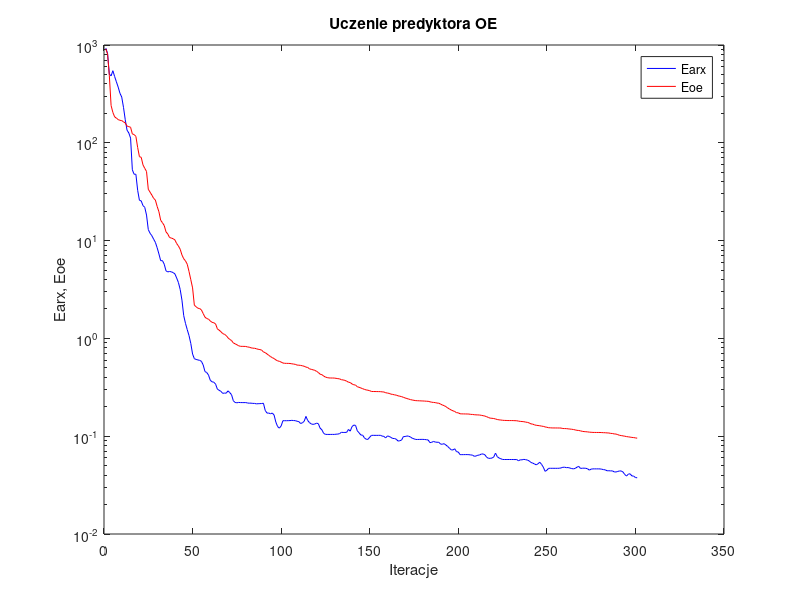
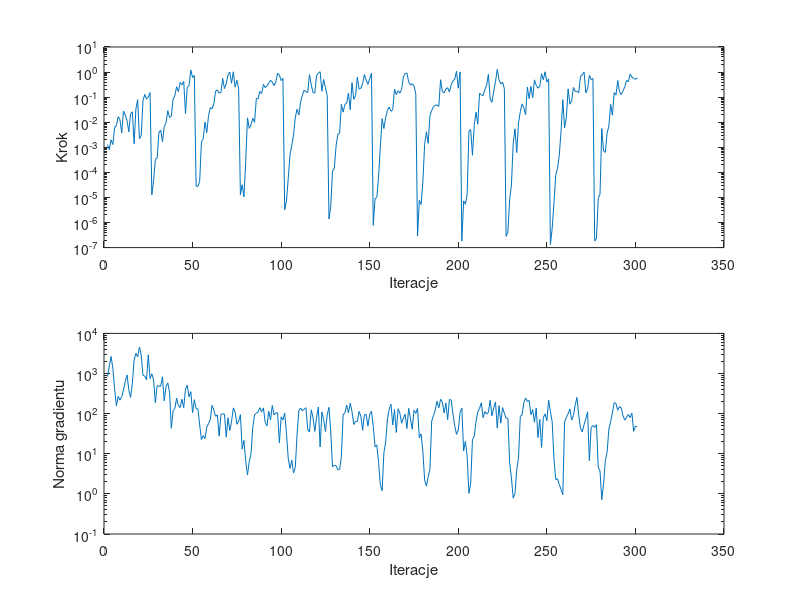

Write MATLAB code to recreate these figures, in order.
%uczenie predyktora oe
clear all;
n=0; farx(n+1)=9.279345e+002; foe(n+1)=9.136403e+002; wspucz(n+1)=0.000000e+000; ng(n+1)=0.000000e+000;
%odnowa zmiennej metryki
n=1; farx(n+1)=8.242329e+002; foe(n+1)=8.102149e+002; krok(n+1)=1.265228e-003; ng(n+1)=8.372225e+002;
n=2; farx(n+1)=5.038915e+002; foe(n+1)=4.903363e+002; krok(n+1)=8.034520e-004; ng(n+1)=1.538865e+003;
n=3; farx(n+1)=4.835714e+002; foe(n+1)=2.407360e+002; krok(n+1)=1.992740e-003; ng(n+1)=2.659645e+003;
n=4; farx(n+1)=5.458655e+002; foe(n+1)=2.045231e+002; krok(n+1)=1.291963e-003; ng(n+1)=1.345761e+003;
n=5; farx(n+1)=4.760638e+002; foe(n+1)=1.842733e+002; krok(n+1)=6.130766e-003; ng(n+1)=4.036294e+002;
n=6; farx(n+1)=4.200586e+002; foe(n+1)=1.787430e+002; krok(n+1)=7.431661e-003; ng(n+1)=1.558918e+002;
n=7; farx(n+1)=3.710640e+002; foe(n+1)=1.728395e+002; krok(n+1)=1.660195e-002; ng(n+1)=2.703280e+002;
n=8; farx(n+1)=3.209961e+002; foe(n+1)=1.697173e+002; krok(n+1)=1.269968e-002; ng(n+1)=2.168726e+002;
n=9; farx(n+1)=2.937558e+002; foe(n+1)=1.687615e+002; krok(n+1)=3.722051e-003; ng(n+1)=2.649907e+002;
n=10; farx(n+1)=2.305494e+002; foe(n+1)=1.638386e+002; krok(n+1)=2.788178e-002; ng(n+1)=3.883916e+002;
n=11; farx(n+1)=1.719292e+002; foe(n+1)=1.596491e+002; krok(n+1)=1.932256e-002; ng(n+1)=6.295415e+002;
n=12; farx(n+1)=1.346037e+002; foe(n+1)=1.483928e+002; krok(n+1)=1.178924e-002; ng(n+1)=9.245521e+002;
n=13; farx(n+1)=1.260979e+002; foe(n+1)=1.463481e+002; krok(n+1)=4.126056e-003; ng(n+1)=3.948964e+002;
n=14; farx(n+1)=1.117616e+002; foe(n+1)=1.441569e+002; krok(n+1)=2.127270e-002; ng(n+1)=2.531831e+002;
n=15; farx(n+1)=5.292210e+001; foe(n+1)=1.232054e+002; krok(n+1)=2.610641e-002; ng(n+1)=5.682731e+002;
n=16; farx(n+1)=4.769595e+001; foe(n+1)=1.213989e+002; krok(n+1)=1.387045e-003; ng(n+1)=2.180009e+003;
n=17; farx(n+1)=4.766906e+001; foe(n+1)=1.163990e+002; krok(n+1)=3.406610e-002; ng(n+1)=3.177427e+003;
n=18; farx(n+1)=3.266784e+001; foe(n+1)=8.954688e+001; krok(n+1)=7.925655e-002; ng(n+1)=2.593366e+003;
n=19; farx(n+1)=2.583102e+001; foe(n+1)=7.209788e+001; krok(n+1)=2.213894e-003; ng(n+1)=4.565709e+003;
n=20; farx(n+1)=2.548765e+001; foe(n+1)=7.111692e+001; krok(n+1)=2.914397e-003; ng(n+1)=2.887814e+003;
n=21; farx(n+1)=2.278441e+001; foe(n+1)=5.950336e+001; krok(n+1)=7.361186e-002; ng(n+1)=8.959157e+002;
n=22; farx(n+1)=2.190048e+001; foe(n+1)=5.481473e+001; krok(n+1)=1.286036e-001; ng(n+1)=8.671400e+002;
n=23; farx(n+1)=1.825379e+001; foe(n+1)=5.095324e+001; krok(n+1)=8.304721e-002; ng(n+1)=7.001543e+002;
n=24; farx(n+1)=1.296095e+001; foe(n+1)=3.349606e+001; krok(n+1)=1.011122e-001; ng(n+1)=2.942281e+003;
n=25; farx(n+1)=1.188112e+001; foe(n+1)=3.126960e+001; krok(n+1)=1.513424e-001; ng(n+1)=7.496730e+002;
%odnowa zmiennej metryki
n=26; farx(n+1)=1.122639e+001; foe(n+1)=2.921840e+001; krok(n+1)=1.272730e-005; ng(n+1)=9.843343e+002;
n=27; farx(n+1)=1.035959e+001; foe(n+1)=2.707976e+001; krok(n+1)=4.886973e-005; ng(n+1)=6.859740e+002;
n=28; farx(n+1)=9.599283e+000; foe(n+1)=2.597293e+001; krok(n+1)=3.301592e-004; ng(n+1)=1.862790e+002;
n=29; farx(n+1)=8.463617e+000; foe(n+1)=2.237680e+001; krok(n+1)=3.735658e-004; ng(n+1)=5.003432e+002;
n=30; farx(n+1)=7.309283e+000; foe(n+1)=1.973467e+001; krok(n+1)=3.902711e-003; ng(n+1)=4.806711e+002;
n=31; farx(n+1)=6.226751e+000; foe(n+1)=1.613126e+001; krok(n+1)=4.812762e-003; ng(n+1)=4.805396e+002;
n=32; farx(n+1)=6.242875e+000; foe(n+1)=1.523498e+001; krok(n+1)=1.670300e-003; ng(n+1)=8.284069e+002;
n=33; farx(n+1)=5.736099e+000; foe(n+1)=1.425975e+001; krok(n+1)=6.757425e-003; ng(n+1)=2.081045e+002;
n=34; farx(n+1)=4.906930e+000; foe(n+1)=1.228863e+001; krok(n+1)=9.338225e-003; ng(n+1)=4.723535e+002;
n=35; farx(n+1)=4.788008e+000; foe(n+1)=1.168295e+001; krok(n+1)=2.900728e-002; ng(n+1)=5.834299e+002;
n=36; farx(n+1)=4.832121e+000; foe(n+1)=1.075679e+001; krok(n+1)=1.555551e-002; ng(n+1)=3.432941e+002;
n=37; farx(n+1)=4.798114e+000; foe(n+1)=1.061802e+001; krok(n+1)=1.715934e-002; ng(n+1)=4.322441e+001;
n=38; farx(n+1)=4.709823e+000; foe(n+1)=1.045404e+001; krok(n+1)=8.276012e-002; ng(n+1)=1.184373e+002;
n=39; farx(n+1)=4.573337e+000; foe(n+1)=1.017443e+001; krok(n+1)=1.158784e-001; ng(n+1)=1.348285e+002;
n=40; farx(n+1)=4.154696e+000; foe(n+1)=9.342255e+000; krok(n+1)=2.601807e-001; ng(n+1)=2.425096e+002;
n=41; farx(n+1)=3.732727e+000; foe(n+1)=8.816934e+000; krok(n+1)=1.659775e-001; ng(n+1)=1.577092e+002;
n=42; farx(n+1)=3.168411e+000; foe(n+1)=8.162184e+000; krok(n+1)=3.874329e-001; ng(n+1)=1.422633e+002;
n=43; farx(n+1)=2.463240e+000; foe(n+1)=7.136993e+000; krok(n+1)=3.101349e-001; ng(n+1)=2.284812e+002;
n=44; farx(n+1)=1.708201e+000; foe(n+1)=6.519207e+000; krok(n+1)=4.268310e-001; ng(n+1)=1.404338e+002;
n=45; farx(n+1)=1.424091e+000; foe(n+1)=6.205009e+000; krok(n+1)=2.219272e-002; ng(n+1)=4.088158e+002;
n=46; farx(n+1)=1.228472e+000; foe(n+1)=5.728213e+000; krok(n+1)=2.476508e-001; ng(n+1)=5.098245e+002;
n=47; farx(n+1)=1.067786e+000; foe(n+1)=4.826421e+000; krok(n+1)=2.828655e-001; ng(n+1)=2.614031e+002;
n=48; farx(n+1)=8.871017e-001; foe(n+1)=3.984017e+000; krok(n+1)=1.202875e+000; ng(n+1)=3.540389e+002;
n=49; farx(n+1)=6.920531e-001; foe(n+1)=3.286406e+000; krok(n+1)=6.113321e-001; ng(n+1)=1.054892e+002;
n=50; farx(n+1)=6.202306e-001; foe(n+1)=2.185781e+000; krok(n+1)=7.238398e-001; ng(n+1)=2.224350e+002;
%odnowa zmiennej metryki
n=51; farx(n+1)=6.098611e-001; foe(n+1)=2.107239e+000; krok(n+1)=2.832743e-005; ng(n+1)=1.331547e+002;
n=52; farx(n+1)=6.020363e-001; foe(n+1)=2.034474e+000; krok(n+1)=2.769106e-005; ng(n+1)=1.318637e+002;
n=53; farx(n+1)=5.966117e-001; foe(n+1)=2.020464e+000; krok(n+1)=4.341873e-005; ng(n+1)=5.239250e+001;
n=54; farx(n+1)=5.828219e-001; foe(n+1)=1.952807e+000; krok(n+1)=1.651908e-003; ng(n+1)=2.253589e+001;
n=55; farx(n+1)=5.344061e-001; foe(n+1)=1.792967e+000; krok(n+1)=2.161992e-003; ng(n+1)=2.833187e+001;
n=56; farx(n+1)=4.578798e-001; foe(n+1)=1.648720e+000; krok(n+1)=1.019133e-002; ng(n+1)=2.370405e+001;
n=57; farx(n+1)=4.477625e-001; foe(n+1)=1.596372e+000; krok(n+1)=3.799656e-003; ng(n+1)=4.543990e+001;
n=58; farx(n+1)=4.214892e-001; foe(n+1)=1.573085e+000; krok(n+1)=1.803826e-002; ng(n+1)=5.637063e+001;
n=59; farx(n+1)=3.730599e-001; foe(n+1)=1.507680e+000; krok(n+1)=3.783561e-002; ng(n+1)=7.124630e+001;
n=60; farx(n+1)=3.601076e-001; foe(n+1)=1.459953e+000; krok(n+1)=3.432277e-002; ng(n+1)=1.608494e+002;
n=61; farx(n+1)=3.563519e-001; foe(n+1)=1.445876e+000; krok(n+1)=5.405940e-002; ng(n+1)=1.230624e+002;
n=62; farx(n+1)=3.405331e-001; foe(n+1)=1.405323e+000; krok(n+1)=1.738735e-001; ng(n+1)=8.584129e+001;
n=63; farx(n+1)=3.026652e-001; foe(n+1)=1.252260e+000; krok(n+1)=1.940886e-001; ng(n+1)=9.293832e+001;
n=64; farx(n+1)=2.947545e-001; foe(n+1)=1.213528e+000; krok(n+1)=1.441658e-001; ng(n+1)=2.762955e+001;
n=65; farx(n+1)=2.874030e-001; foe(n+1)=1.170975e+000; krok(n+1)=1.536414e-001; ng(n+1)=9.497285e+001;
n=66; farx(n+1)=2.742113e-001; foe(n+1)=1.120631e+000; krok(n+1)=5.596492e-001; ng(n+1)=9.942827e+001;
n=67; farx(n+1)=2.762182e-001; foe(n+1)=1.100667e+000; krok(n+1)=2.203031e-001; ng(n+1)=9.717879e+001;
n=68; farx(n+1)=2.754694e-001; foe(n+1)=1.069285e+000; krok(n+1)=3.354651e-001; ng(n+1)=2.597811e+001;
n=69; farx(n+1)=2.909362e-001; foe(n+1)=1.013722e+000; krok(n+1)=7.704536e-001; ng(n+1)=7.895510e+001;
n=70; farx(n+1)=2.789904e-001; foe(n+1)=9.759863e-001; krok(n+1)=1.002885e+000; ng(n+1)=3.781384e+001;
n=71; farx(n+1)=2.655225e-001; foe(n+1)=9.508478e-001; krok(n+1)=3.589327e-001; ng(n+1)=6.446129e+001;
n=72; farx(n+1)=2.305986e-001; foe(n+1)=8.995894e-001; krok(n+1)=1.024434e+000; ng(n+1)=1.389049e+002;
n=73; farx(n+1)=2.212934e-001; foe(n+1)=8.807003e-001; krok(n+1)=2.501044e-001; ng(n+1)=1.113586e+002;
n=74; farx(n+1)=2.195919e-001; foe(n+1)=8.619141e-001; krok(n+1)=4.763389e-001; ng(n+1)=5.442785e+001;
n=75; farx(n+1)=2.214162e-001; foe(n+1)=8.412383e-001; krok(n+1)=2.268451e-001; ng(n+1)=6.467548e+001;
%odnowa zmiennej metryki
n=76; farx(n+1)=2.207682e-001; foe(n+1)=8.298612e-001; krok(n+1)=1.266631e-005; ng(n+1)=9.447782e+001;
n=77; farx(n+1)=2.206739e-001; foe(n+1)=8.291944e-001; krok(n+1)=3.223481e-005; ng(n+1)=1.300229e+001;
n=78; farx(n+1)=2.205237e-001; foe(n+1)=8.285289e-001; krok(n+1)=1.057446e-005; ng(n+1)=2.148181e+001;
n=79; farx(n+1)=2.207348e-001; foe(n+1)=8.276327e-001; krok(n+1)=2.720095e-004; ng(n+1)=6.487335e+000;
n=80; farx(n+1)=2.187067e-001; foe(n+1)=8.178699e-001; krok(n+1)=1.500979e-002; ng(n+1)=2.966709e+000;
n=81; farx(n+1)=2.174941e-001; foe(n+1)=8.131785e-001; krok(n+1)=5.680993e-003; ng(n+1)=6.377121e+000;
n=82; farx(n+1)=2.178789e-001; foe(n+1)=8.012694e-001; krok(n+1)=8.029022e-003; ng(n+1)=9.938380e+000;
n=83; farx(n+1)=2.164808e-001; foe(n+1)=7.945519e-001; krok(n+1)=1.432736e-002; ng(n+1)=4.663572e+001;
n=84; farx(n+1)=2.164459e-001; foe(n+1)=7.930169e-001; krok(n+1)=9.939766e-003; ng(n+1)=9.366791e+001;
n=85; farx(n+1)=2.141917e-001; foe(n+1)=7.841249e-001; krok(n+1)=8.877087e-002; ng(n+1)=1.024199e+002;
n=86; farx(n+1)=2.149691e-001; foe(n+1)=7.742724e-001; krok(n+1)=8.569436e-002; ng(n+1)=1.097087e+002;
n=87; farx(n+1)=2.153424e-001; foe(n+1)=7.686205e-001; krok(n+1)=1.690558e-001; ng(n+1)=1.410373e+002;
n=88; farx(n+1)=2.158687e-001; foe(n+1)=7.593985e-001; krok(n+1)=1.392836e-001; ng(n+1)=1.105740e+002;
n=89; farx(n+1)=2.172206e-001; foe(n+1)=7.270435e-001; krok(n+1)=3.202323e-001; ng(n+1)=1.390957e+002;
n=90; farx(n+1)=1.837535e-001; foe(n+1)=7.151072e-001; krok(n+1)=2.401567e-001; ng(n+1)=5.985882e+001;
n=91; farx(n+1)=1.723688e-001; foe(n+1)=6.939136e-001; krok(n+1)=2.821404e-001; ng(n+1)=4.943557e+001;
n=92; farx(n+1)=1.724981e-001; foe(n+1)=6.712374e-001; krok(n+1)=3.589369e-001; ng(n+1)=1.155064e+002;
n=93; farx(n+1)=1.694901e-001; foe(n+1)=6.521358e-001; krok(n+1)=4.787134e-001; ng(n+1)=6.940098e+001;
n=94; farx(n+1)=1.724248e-001; foe(n+1)=6.356006e-001; krok(n+1)=3.963116e-001; ng(n+1)=1.590610e+002;
n=95; farx(n+1)=1.648495e-001; foe(n+1)=6.227629e-001; krok(n+1)=2.894475e-001; ng(n+1)=9.320639e+001;
n=96; farx(n+1)=1.395208e-001; foe(n+1)=6.027001e-001; krok(n+1)=4.079802e-001; ng(n+1)=1.047999e+002;
n=97; farx(n+1)=1.254617e-001; foe(n+1)=5.897541e-001; krok(n+1)=9.001093e-001; ng(n+1)=1.039058e+002;
n=98; farx(n+1)=1.209434e-001; foe(n+1)=5.826889e-001; krok(n+1)=7.571530e-001; ng(n+1)=1.879296e+001;
n=99; farx(n+1)=1.273377e-001; foe(n+1)=5.727387e-001; krok(n+1)=4.572701e-001; ng(n+1)=8.311745e+001;
n=100; farx(n+1)=1.441257e-001; foe(n+1)=5.599698e-001; krok(n+1)=5.673929e-001; ng(n+1)=6.956470e+001;
%odnowa zmiennej metryki
n=101; farx(n+1)=1.440153e-001; foe(n+1)=5.564738e-001; krok(n+1)=3.219719e-006; ng(n+1)=1.033565e+002;
n=102; farx(n+1)=1.440442e-001; foe(n+1)=5.556270e-001; krok(n+1)=7.172631e-006; ng(n+1)=3.215311e+001;
n=103; farx(n+1)=1.442288e-001; foe(n+1)=5.552860e-001; krok(n+1)=5.618497e-005; ng(n+1)=7.681582e+000;
n=104; farx(n+1)=1.444456e-001; foe(n+1)=5.541393e-001; krok(n+1)=5.104038e-004; ng(n+1)=4.311746e+000;
n=105; farx(n+1)=1.452222e-001; foe(n+1)=5.500811e-001; krok(n+1)=1.190569e-003; ng(n+1)=6.901669e+000;
n=106; farx(n+1)=1.445780e-001; foe(n+1)=5.467361e-001; krok(n+1)=3.140700e-003; ng(n+1)=3.299363e+000;
n=107; farx(n+1)=1.442547e-001; foe(n+1)=5.426064e-001; krok(n+1)=1.586357e-002; ng(n+1)=4.573887e+000;
n=108; farx(n+1)=1.421907e-001; foe(n+1)=5.333213e-001; krok(n+1)=3.320390e-002; ng(n+1)=3.116719e+001;
n=109; farx(n+1)=1.409835e-001; foe(n+1)=5.324279e-001; krok(n+1)=1.935565e-002; ng(n+1)=1.201998e+002;
n=110; farx(n+1)=1.348320e-001; foe(n+1)=5.293360e-001; krok(n+1)=6.561970e-002; ng(n+1)=1.379721e+002;
n=111; farx(n+1)=1.371418e-001; foe(n+1)=5.252898e-001; krok(n+1)=1.228837e-001; ng(n+1)=1.191216e+002;
n=112; farx(n+1)=1.420597e-001; foe(n+1)=5.186439e-001; krok(n+1)=1.884118e-001; ng(n+1)=1.283422e+002;
n=113; farx(n+1)=1.594240e-001; foe(n+1)=5.089678e-001; krok(n+1)=1.663330e-001; ng(n+1)=1.409896e+002;
n=114; farx(n+1)=1.447502e-001; foe(n+1)=5.043516e-001; krok(n+1)=1.527341e-001; ng(n+1)=4.066876e+001;
n=115; farx(n+1)=1.376740e-001; foe(n+1)=4.882970e-001; krok(n+1)=7.926233e-001; ng(n+1)=3.475174e+001;
n=116; farx(n+1)=1.335688e-001; foe(n+1)=4.827185e-001; krok(n+1)=3.096904e-001; ng(n+1)=1.240329e+002;
n=117; farx(n+1)=1.320923e-001; foe(n+1)=4.774593e-001; krok(n+1)=1.508553e-001; ng(n+1)=7.891509e+001;
n=118; farx(n+1)=1.332911e-001; foe(n+1)=4.715779e-001; krok(n+1)=1.460372e-001; ng(n+1)=3.614026e+001;
n=119; farx(n+1)=1.359791e-001; foe(n+1)=4.603907e-001; krok(n+1)=7.271671e-001; ng(n+1)=8.115066e+001;
n=120; farx(n+1)=1.342099e-001; foe(n+1)=4.480964e-001; krok(n+1)=9.171186e-001; ng(n+1)=1.461257e+002;
n=121; farx(n+1)=1.207324e-001; foe(n+1)=4.302110e-001; krok(n+1)=1.033373e+000; ng(n+1)=1.478065e+001;
n=122; farx(n+1)=1.163599e-001; foe(n+1)=4.259968e-001; krok(n+1)=1.732520e-001; ng(n+1)=1.105200e+002;
n=123; farx(n+1)=1.069187e-001; foe(n+1)=4.119173e-001; krok(n+1)=5.045340e-001; ng(n+1)=7.062135e+001;
n=124; farx(n+1)=1.044158e-001; foe(n+1)=4.026870e-001; krok(n+1)=2.409855e-001; ng(n+1)=3.603619e+001;
n=125; farx(n+1)=1.042892e-001; foe(n+1)=3.973633e-001; krok(n+1)=1.158784e-001; ng(n+1)=9.293430e+001;
%odnowa zmiennej metryki
n=126; farx(n+1)=1.042603e-001; foe(n+1)=3.942671e-001; krok(n+1)=1.373078e-006; ng(n+1)=1.435029e+002;
n=127; farx(n+1)=1.042807e-001; foe(n+1)=3.937081e-001; krok(n+1)=4.480015e-006; ng(n+1)=3.485898e+001;
n=128; farx(n+1)=1.043649e-001; foe(n+1)=3.935159e-001; krok(n+1)=1.144049e-004; ng(n+1)=4.732437e+000;
n=129; farx(n+1)=1.042726e-001; foe(n+1)=3.931809e-001; krok(n+1)=1.404483e-004; ng(n+1)=5.141297e+000;
n=130; farx(n+1)=1.048532e-001; foe(n+1)=3.905419e-001; krok(n+1)=1.120856e-003; ng(n+1)=5.045505e+000;
n=131; farx(n+1)=1.050786e-001; foe(n+1)=3.877780e-001; krok(n+1)=3.334617e-003; ng(n+1)=3.973495e+000;
n=132; farx(n+1)=1.062652e-001; foe(n+1)=3.857804e-001; krok(n+1)=3.581322e-003; ng(n+1)=4.045660e+000;
n=133; farx(n+1)=1.096766e-001; foe(n+1)=3.777176e-001; krok(n+1)=5.160128e-002; ng(n+1)=8.578530e+000;
n=134; farx(n+1)=1.092204e-001; foe(n+1)=3.764436e-001; krok(n+1)=2.521242e-002; ng(n+1)=9.307481e+001;
n=135; farx(n+1)=1.092574e-001; foe(n+1)=3.718929e-001; krok(n+1)=5.184392e-002; ng(n+1)=1.055873e+002;
n=136; farx(n+1)=1.095529e-001; foe(n+1)=3.654415e-001; krok(n+1)=5.734876e-002; ng(n+1)=1.631898e+002;
n=137; farx(n+1)=1.172727e-001; foe(n+1)=3.565072e-001; krok(n+1)=1.453256e-001; ng(n+1)=1.049882e+002;
n=138; farx(n+1)=1.126054e-001; foe(n+1)=3.536949e-001; krok(n+1)=3.172883e-002; ng(n+1)=1.821100e+002;
n=139; farx(n+1)=1.252851e-001; foe(n+1)=3.421355e-001; krok(n+1)=3.805404e-001; ng(n+1)=1.124669e+002;
n=140; farx(n+1)=1.299881e-001; foe(n+1)=3.359851e-001; krok(n+1)=8.097460e-002; ng(n+1)=5.381553e+001;
n=141; farx(n+1)=1.289536e-001; foe(n+1)=3.330359e-001; krok(n+1)=1.147563e-001; ng(n+1)=6.366802e+001;
n=142; farx(n+1)=1.134631e-001; foe(n+1)=3.206157e-001; krok(n+1)=6.236064e-001; ng(n+1)=6.357057e+001;
n=143; farx(n+1)=1.083316e-001; foe(n+1)=3.161342e-001; krok(n+1)=2.073757e-001; ng(n+1)=1.129435e+002;
n=144; farx(n+1)=1.027596e-001; foe(n+1)=3.110629e-001; krok(n+1)=2.283902e-001; ng(n+1)=8.589080e+001;
n=145; farx(n+1)=1.025799e-001; foe(n+1)=3.063754e-001; krok(n+1)=3.456460e-001; ng(n+1)=3.847382e+001;
n=146; farx(n+1)=9.619873e-002; foe(n+1)=3.009356e-001; krok(n+1)=7.926233e-001; ng(n+1)=9.426799e+001;
n=147; farx(n+1)=9.308009e-002; foe(n+1)=2.974933e-001; krok(n+1)=4.726961e-001; ng(n+1)=9.520527e+001;
n=148; farx(n+1)=9.279103e-002; foe(n+1)=2.950544e-001; krok(n+1)=3.238984e-001; ng(n+1)=4.886010e+001;
n=149; farx(n+1)=9.775655e-002; foe(n+1)=2.920054e-001; krok(n+1)=5.403454e-001; ng(n+1)=9.633117e+001;
n=150; farx(n+1)=1.020459e-001; foe(n+1)=2.866601e-001; krok(n+1)=8.922169e-001; ng(n+1)=1.148993e+002;
%odnowa zmiennej metryki
n=151; farx(n+1)=1.020449e-001; foe(n+1)=2.864552e-001; krok(n+1)=7.753270e-007; ng(n+1)=4.833618e+001;
n=152; farx(n+1)=1.020267e-001; foe(n+1)=2.862700e-001; krok(n+1)=8.913402e-006; ng(n+1)=1.495794e+001;
n=153; farx(n+1)=1.019767e-001; foe(n+1)=2.860079e-001; krok(n+1)=9.884595e-006; ng(n+1)=1.655660e+001;
n=154; farx(n+1)=1.020572e-001; foe(n+1)=2.857873e-001; krok(n+1)=6.435256e-005; ng(n+1)=6.086390e+000;
n=155; farx(n+1)=1.021014e-001; foe(n+1)=2.855907e-001; krok(n+1)=1.072587e-003; ng(n+1)=1.697086e+000;
n=156; farx(n+1)=1.003422e-001; foe(n+1)=2.841058e-001; krok(n+1)=1.384176e-002; ng(n+1)=1.205441e+000;
n=157; farx(n+1)=9.952978e-002; foe(n+1)=2.832612e-001; krok(n+1)=5.608324e-003; ng(n+1)=1.069472e+001;
n=158; farx(n+1)=9.607654e-002; foe(n+1)=2.784209e-001; krok(n+1)=1.547432e-002; ng(n+1)=1.969290e+001;
n=159; farx(n+1)=1.006303e-001; foe(n+1)=2.761577e-001; krok(n+1)=2.977118e-002; ng(n+1)=7.322636e+001;
n=160; farx(n+1)=9.948476e-002; foe(n+1)=2.739591e-001; krok(n+1)=4.050274e-002; ng(n+1)=1.275386e+002;
n=161; farx(n+1)=9.712647e-002; foe(n+1)=2.690962e-001; krok(n+1)=2.710756e-002; ng(n+1)=1.712273e+002;
n=162; farx(n+1)=9.478085e-002; foe(n+1)=2.676234e-001; krok(n+1)=3.153338e-002; ng(n+1)=5.221521e+001;
n=163; farx(n+1)=9.471969e-002; foe(n+1)=2.647326e-001; krok(n+1)=2.072253e-001; ng(n+1)=1.259969e+002;
n=164; farx(n+1)=9.310516e-002; foe(n+1)=2.628781e-001; krok(n+1)=1.269085e-001; ng(n+1)=3.400924e+001;
n=165; farx(n+1)=8.910309e-002; foe(n+1)=2.587799e-001; krok(n+1)=1.794664e-001; ng(n+1)=1.320377e+002;
n=166; farx(n+1)=8.991752e-002; foe(n+1)=2.562991e-001; krok(n+1)=1.463429e-001; ng(n+1)=1.033364e+002;
n=167; farx(n+1)=9.133676e-002; foe(n+1)=2.540709e-001; krok(n+1)=2.007982e-001; ng(n+1)=5.759190e+001;
n=168; farx(n+1)=9.909077e-002; foe(n+1)=2.496341e-001; krok(n+1)=6.428475e-001; ng(n+1)=7.862855e+001;
n=169; farx(n+1)=9.920493e-002; foe(n+1)=2.461915e-001; krok(n+1)=8.704303e-001; ng(n+1)=9.634270e+001;
n=170; farx(n+1)=1.006004e-001; foe(n+1)=2.427080e-001; krok(n+1)=9.089030e-001; ng(n+1)=4.254640e+001;
n=171; farx(n+1)=9.993509e-002; foe(n+1)=2.397101e-001; krok(n+1)=4.095418e-001; ng(n+1)=1.355195e+002;
n=172; farx(n+1)=9.824105e-002; foe(n+1)=2.367142e-001; krok(n+1)=2.981443e-001; ng(n+1)=7.469301e+001;
n=173; farx(n+1)=9.531119e-002; foe(n+1)=2.345972e-001; krok(n+1)=3.444314e-001; ng(n+1)=4.095243e+001;
n=174; farx(n+1)=9.400071e-002; foe(n+1)=2.326224e-001; krok(n+1)=2.818076e-001; ng(n+1)=1.216397e+002;
n=175; farx(n+1)=9.260664e-002; foe(n+1)=2.310884e-001; krok(n+1)=1.372911e-001; ng(n+1)=1.017805e+002;
%odnowa zmiennej metryki
n=176; farx(n+1)=9.261252e-002; foe(n+1)=2.305321e-001; krok(n+1)=2.948389e-007; ng(n+1)=1.353720e+002;
n=177; farx(n+1)=9.268031e-002; foe(n+1)=2.301193e-001; krok(n+1)=7.675753e-006; ng(n+1)=2.517979e+001;
n=178; farx(n+1)=9.277088e-002; foe(n+1)=2.296330e-001; krok(n+1)=5.279666e-006; ng(n+1)=3.128043e+001;
n=179; farx(n+1)=9.280840e-002; foe(n+1)=2.292090e-001; krok(n+1)=4.033419e-005; ng(n+1)=1.154409e+001;
n=180; farx(n+1)=9.254256e-002; foe(n+1)=2.286612e-001; krok(n+1)=1.303632e-003; ng(n+1)=2.240802e+000;
n=181; farx(n+1)=9.210630e-002; foe(n+1)=2.278466e-001; krok(n+1)=4.126056e-003; ng(n+1)=1.558662e+000;
n=182; farx(n+1)=9.147904e-002; foe(n+1)=2.273990e-001; krok(n+1)=1.427772e-003; ng(n+1)=2.692063e+000;
n=183; farx(n+1)=8.592254e-002; foe(n+1)=2.247831e-001; krok(n+1)=1.801017e-002; ng(n+1)=4.130163e+000;
n=184; farx(n+1)=8.667402e-002; foe(n+1)=2.225327e-001; krok(n+1)=2.959126e-002; ng(n+1)=6.571070e+001;
n=185; farx(n+1)=8.835002e-002; foe(n+1)=2.215251e-001; krok(n+1)=4.134280e-002; ng(n+1)=8.946909e+001;
n=186; farx(n+1)=8.719102e-002; foe(n+1)=2.206152e-001; krok(n+1)=4.797973e-002; ng(n+1)=1.242413e+002;
n=187; farx(n+1)=8.670642e-002; foe(n+1)=2.182120e-001; krok(n+1)=4.852216e-002; ng(n+1)=2.042220e+002;
n=188; farx(n+1)=8.665861e-002; foe(n+1)=2.175163e-001; krok(n+1)=4.254539e-002; ng(n+1)=1.402533e+002;
n=189; farx(n+1)=8.306775e-002; foe(n+1)=2.128622e-001; krok(n+1)=4.953016e-001; ng(n+1)=2.277332e+002;
n=190; farx(n+1)=8.276589e-002; foe(n+1)=2.085909e-001; krok(n+1)=1.668612e-001; ng(n+1)=1.961397e+002;
n=191; farx(n+1)=8.389913e-002; foe(n+1)=2.052337e-001; krok(n+1)=1.484981e-001; ng(n+1)=1.036514e+002;
n=192; farx(n+1)=8.122168e-002; foe(n+1)=2.007381e-001; krok(n+1)=2.114442e-001; ng(n+1)=1.852604e+002;
n=193; farx(n+1)=7.861416e-002; foe(n+1)=1.946125e-001; krok(n+1)=2.378132e-001; ng(n+1)=7.052588e+001;
n=194; farx(n+1)=7.545158e-002; foe(n+1)=1.897939e-001; krok(n+1)=1.601162e-001; ng(n+1)=2.256192e+002;
n=195; farx(n+1)=7.252213e-002; foe(n+1)=1.853479e-001; krok(n+1)=3.122975e-001; ng(n+1)=2.190532e+002;
n=196; farx(n+1)=7.233596e-002; foe(n+1)=1.818803e-001; krok(n+1)=4.442530e-001; ng(n+1)=9.762855e+001;
n=197; farx(n+1)=7.437377e-002; foe(n+1)=1.788259e-001; krok(n+1)=5.249576e-001; ng(n+1)=4.991062e+001;
n=198; farx(n+1)=6.949458e-002; foe(n+1)=1.739696e-001; krok(n+1)=1.077887e+000; ng(n+1)=3.037722e+001;
n=199; farx(n+1)=6.892743e-002; foe(n+1)=1.734612e-001; krok(n+1)=2.268451e-001; ng(n+1)=3.895980e+001;
n=200; farx(n+1)=6.478438e-002; foe(n+1)=1.695300e-001; krok(n+1)=1.009182e+000; ng(n+1)=1.078804e+002;
%odnowa zmiennej metryki
n=201; farx(n+1)=6.478643e-002; foe(n+1)=1.691405e-001; krok(n+1)=1.810388e-007; ng(n+1)=1.386080e+002;
n=202; farx(n+1)=6.480737e-002; foe(n+1)=1.690485e-001; krok(n+1)=7.258975e-006; ng(n+1)=1.171571e+001;
n=203; farx(n+1)=6.485499e-002; foe(n+1)=1.688399e-001; krok(n+1)=5.365259e-006; ng(n+1)=2.037277e+001;
n=204; farx(n+1)=6.485538e-002; foe(n+1)=1.687410e-001; krok(n+1)=1.361415e-005; ng(n+1)=8.682535e+000;
n=205; farx(n+1)=6.475544e-002; foe(n+1)=1.684626e-001; krok(n+1)=4.352152e-003; ng(n+1)=1.034150e+000;
n=206; farx(n+1)=6.431758e-002; foe(n+1)=1.671345e-001; krok(n+1)=5.139053e-003; ng(n+1)=1.834040e+000;
n=207; farx(n+1)=6.408055e-002; foe(n+1)=1.669297e-001; krok(n+1)=4.811061e-004; ng(n+1)=2.231240e+001;
n=208; farx(n+1)=6.238013e-002; foe(n+1)=1.659085e-001; krok(n+1)=7.566741e-003; ng(n+1)=2.700397e+001;
n=209; farx(n+1)=6.269074e-002; foe(n+1)=1.653092e-001; krok(n+1)=2.527804e-002; ng(n+1)=6.373278e+001;
n=210; farx(n+1)=6.382966e-002; foe(n+1)=1.650653e-001; krok(n+1)=8.300976e-003; ng(n+1)=1.101856e+002;
n=211; farx(n+1)=6.429472e-002; foe(n+1)=1.647091e-001; krok(n+1)=1.428513e-001; ng(n+1)=1.352679e+002;
n=212; farx(n+1)=6.567807e-002; foe(n+1)=1.634897e-001; krok(n+1)=1.220211e-001; ng(n+1)=1.861445e+002;
n=213; farx(n+1)=6.585732e-002; foe(n+1)=1.622014e-001; krok(n+1)=1.158784e-001; ng(n+1)=7.942455e+001;
n=214; farx(n+1)=6.465769e-002; foe(n+1)=1.606183e-001; krok(n+1)=2.013997e-001; ng(n+1)=1.123897e+002;
n=215; farx(n+1)=6.094469e-002; foe(n+1)=1.583468e-001; krok(n+1)=3.038513e-001; ng(n+1)=9.749169e+001;
n=216; farx(n+1)=5.945381e-002; foe(n+1)=1.553871e-001; krok(n+1)=8.067975e-001; ng(n+1)=1.089039e+002;
n=217; farx(n+1)=5.935773e-002; foe(n+1)=1.529865e-001; krok(n+1)=8.430727e-002; ng(n+1)=2.153456e+002;
n=218; farx(n+1)=5.980151e-002; foe(n+1)=1.524220e-001; krok(n+1)=6.189726e-002; ng(n+1)=8.841309e+001;
n=219; farx(n+1)=6.116440e-002; foe(n+1)=1.516216e-001; krok(n+1)=1.717868e-001; ng(n+1)=1.393461e+002;
n=220; farx(n+1)=6.720272e-002; foe(n+1)=1.500906e-001; krok(n+1)=4.187571e-001; ng(n+1)=1.957786e+002;
n=221; farx(n+1)=6.175488e-002; foe(n+1)=1.480986e-001; krok(n+1)=1.274317e+000; ng(n+1)=4.358031e+001;
n=222; farx(n+1)=5.986230e-002; foe(n+1)=1.469999e-001; krok(n+1)=4.929770e-001; ng(n+1)=1.577085e+002;
n=223; farx(n+1)=5.884443e-002; foe(n+1)=1.463823e-001; krok(n+1)=3.337224e-001; ng(n+1)=5.767090e+001;
n=224; farx(n+1)=5.782697e-002; foe(n+1)=1.454955e-001; krok(n+1)=3.963116e-001; ng(n+1)=1.410898e+002;
n=225; farx(n+1)=5.776521e-002; foe(n+1)=1.450432e-001; krok(n+1)=2.205796e-001; ng(n+1)=1.026797e+002;
%odnowa zmiennej metryki
n=226; farx(n+1)=5.776730e-002; foe(n+1)=1.448706e-001; krok(n+1)=2.808070e-007; ng(n+1)=7.648129e+001;
n=227; farx(n+1)=5.777130e-002; foe(n+1)=1.445718e-001; krok(n+1)=4.106792e-007; ng(n+1)=7.597267e+001;
n=228; farx(n+1)=5.777749e-002; foe(n+1)=1.445356e-001; krok(n+1)=8.423638e-006; ng(n+1)=5.964095e+000;
n=229; farx(n+1)=5.775939e-002; foe(n+1)=1.445128e-001; krok(n+1)=3.121480e-005; ng(n+1)=2.505557e+000;
n=230; farx(n+1)=5.775405e-002; foe(n+1)=1.444485e-001; krok(n+1)=1.427772e-003; ng(n+1)=7.831752e-001;
n=231; farx(n+1)=5.769880e-002; foe(n+1)=1.440993e-001; krok(n+1)=5.478088e-003; ng(n+1)=1.013530e+000;
n=232; farx(n+1)=5.768964e-002; foe(n+1)=1.439477e-001; krok(n+1)=6.173058e-004; ng(n+1)=4.057073e+000;
n=233; farx(n+1)=5.602476e-002; foe(n+1)=1.426208e-001; krok(n+1)=9.424758e-003; ng(n+1)=7.948142e+000;
n=234; farx(n+1)=5.740200e-002; foe(n+1)=1.417395e-001; krok(n+1)=2.617232e-002; ng(n+1)=8.487047e+001;
n=235; farx(n+1)=5.731778e-002; foe(n+1)=1.413107e-001; krok(n+1)=5.397089e-002; ng(n+1)=9.227534e+001;
n=236; farx(n+1)=5.795860e-002; foe(n+1)=1.407230e-001; krok(n+1)=3.781898e-002; ng(n+1)=1.868696e+002;
n=237; farx(n+1)=5.755431e-002; foe(n+1)=1.393886e-001; krok(n+1)=2.008899e-002; ng(n+1)=2.453027e+002;
n=238; farx(n+1)=5.704179e-002; foe(n+1)=1.384596e-001; krok(n+1)=2.502884e-001; ng(n+1)=2.005478e+002;
n=239; farx(n+1)=5.589489e-002; foe(n+1)=1.367923e-001; krok(n+1)=8.764941e-002; ng(n+1)=2.132479e+002;
n=240; farx(n+1)=5.391495e-002; foe(n+1)=1.337137e-001; krok(n+1)=2.671770e-001; ng(n+1)=9.446815e+001;
n=241; farx(n+1)=5.308867e-002; foe(n+1)=1.328857e-001; krok(n+1)=9.451019e-002; ng(n+1)=1.261575e+002;
n=242; farx(n+1)=5.205461e-002; foe(n+1)=1.306200e-001; krok(n+1)=4.884576e-001; ng(n+1)=6.096000e+001;
n=243; farx(n+1)=5.095495e-002; foe(n+1)=1.293232e-001; krok(n+1)=2.953927e-001; ng(n+1)=1.380890e+002;
n=244; farx(n+1)=5.230156e-002; foe(n+1)=1.286060e-001; krok(n+1)=2.268451e-001; ng(n+1)=2.526026e+001;
n=245; farx(n+1)=5.416784e-002; foe(n+1)=1.279048e-001; krok(n+1)=2.775080e-001; ng(n+1)=7.254763e+001;
n=246; farx(n+1)=5.153955e-002; foe(n+1)=1.268283e-001; krok(n+1)=8.670260e-001; ng(n+1)=1.444231e+001;
n=247; farx(n+1)=4.824676e-002; foe(n+1)=1.260235e-001; krok(n+1)=4.936156e-001; ng(n+1)=8.063904e+001;
n=248; farx(n+1)=4.372699e-002; foe(n+1)=1.244363e-001; krok(n+1)=1.024631e+000; ng(n+1)=9.828899e+001;
n=249; farx(n+1)=4.487449e-002; foe(n+1)=1.234229e-001; krok(n+1)=3.978743e-001; ng(n+1)=6.683477e+001;
n=250; farx(n+1)=4.697335e-002; foe(n+1)=1.220860e-001; krok(n+1)=5.344503e-001; ng(n+1)=2.162652e+002;
%odnowa zmiennej metryki
n=251; farx(n+1)=4.697422e-002; foe(n+1)=1.218739e-001; krok(n+1)=1.335316e-007; ng(n+1)=1.118037e+002;
n=252; farx(n+1)=4.697614e-002; foe(n+1)=1.214910e-001; krok(n+1)=5.806443e-007; ng(n+1)=6.348960e+001;
n=253; farx(n+1)=4.696777e-002; foe(n+1)=1.214585e-001; krok(n+1)=5.852529e-006; ng(n+1)=7.545968e+000;
n=254; farx(n+1)=4.695446e-002; foe(n+1)=1.214275e-001; krok(n+1)=7.657542e-005; ng(n+1)=2.270944e+000;
n=255; farx(n+1)=4.696525e-002; foe(n+1)=1.213523e-001; krok(n+1)=1.421330e-004; ng(n+1)=2.386963e+000;
n=256; farx(n+1)=4.702475e-002; foe(n+1)=1.213180e-001; krok(n+1)=4.770094e-004; ng(n+1)=1.717778e+000;
n=257; farx(n+1)=4.737352e-002; foe(n+1)=1.211853e-001; krok(n+1)=4.235590e-003; ng(n+1)=1.291525e+000;
n=258; farx(n+1)=4.807011e-002; foe(n+1)=1.198262e-001; krok(n+1)=7.930803e-002; ng(n+1)=9.536164e-001;
n=259; farx(n+1)=4.821610e-002; foe(n+1)=1.197170e-001; krok(n+1)=6.023109e-003; ng(n+1)=6.100680e+001;
n=260; farx(n+1)=4.768087e-002; foe(n+1)=1.195523e-001; krok(n+1)=1.566707e-002; ng(n+1)=8.062733e+001;
n=261; farx(n+1)=4.782767e-002; foe(n+1)=1.189411e-001; krok(n+1)=2.134155e-001; ng(n+1)=9.935733e+001;
n=262; farx(n+1)=4.725152e-002; foe(n+1)=1.183137e-001; krok(n+1)=5.234463e-002; ng(n+1)=1.317406e+002;
n=263; farx(n+1)=4.668690e-002; foe(n+1)=1.178034e-001; krok(n+1)=7.113068e-002; ng(n+1)=6.946324e+001;
n=264; farx(n+1)=4.636521e-002; foe(n+1)=1.170527e-001; krok(n+1)=2.429329e-001; ng(n+1)=8.954322e+001;
n=265; farx(n+1)=4.688264e-002; foe(n+1)=1.159892e-001; krok(n+1)=1.694093e-001; ng(n+1)=1.653505e+002;
n=266; farx(n+1)=4.822756e-002; foe(n+1)=1.148276e-001; krok(n+1)=1.710829e-001; ng(n+1)=2.533079e+002;
n=267; farx(n+1)=4.913133e-002; foe(n+1)=1.144543e-001; krok(n+1)=1.502985e-001; ng(n+1)=9.098569e+001;
n=268; farx(n+1)=4.683390e-002; foe(n+1)=1.133844e-001; krok(n+1)=6.809733e-001; ng(n+1)=4.347868e+001;
n=269; farx(n+1)=4.705878e-002; foe(n+1)=1.121608e-001; krok(n+1)=7.709580e-001; ng(n+1)=3.531798e+001;
n=270; farx(n+1)=4.712959e-002; foe(n+1)=1.114837e-001; krok(n+1)=1.015323e+000; ng(n+1)=5.270760e+001;
n=271; farx(n+1)=4.698655e-002; foe(n+1)=1.111345e-001; krok(n+1)=1.479692e-001; ng(n+1)=7.469314e+001;
n=272; farx(n+1)=4.640514e-002; foe(n+1)=1.107022e-001; krok(n+1)=2.134155e-001; ng(n+1)=1.111872e+002;
n=273; farx(n+1)=4.499998e-002; foe(n+1)=1.100213e-001; krok(n+1)=7.479975e-001; ng(n+1)=6.671940e+000;
n=274; farx(n+1)=4.610594e-002; foe(n+1)=1.096717e-001; krok(n+1)=5.007363e-001; ng(n+1)=4.487162e+001;
n=275; farx(n+1)=4.633498e-002; foe(n+1)=1.093081e-001; krok(n+1)=5.570755e-001; ng(n+1)=5.066631e+001;
%odnowa zmiennej metryki
n=276; farx(n+1)=4.633577e-002; foe(n+1)=1.092668e-001; krok(n+1)=1.835801e-007; ng(n+1)=4.543137e+001;
n=277; farx(n+1)=4.633678e-002; foe(n+1)=1.091921e-001; krok(n+1)=2.304128e-007; ng(n+1)=5.298044e+001;
n=278; farx(n+1)=4.632595e-002; foe(n+1)=1.091726e-001; krok(n+1)=9.217968e-006; ng(n+1)=4.682174e+000;
n=279; farx(n+1)=4.631606e-002; foe(n+1)=1.091526e-001; krok(n+1)=1.334530e-005; ng(n+1)=3.704521e+000;
n=280; farx(n+1)=4.596632e-002; foe(n+1)=1.089288e-001; krok(n+1)=5.557598e-003; ng(n+1)=7.180494e-001;
n=281; farx(n+1)=4.553453e-002; foe(n+1)=1.086348e-001; krok(n+1)=7.102557e-004; ng(n+1)=1.760354e+000;
n=282; farx(n+1)=4.526983e-002; foe(n+1)=1.085174e-001; krok(n+1)=6.298318e-004; ng(n+1)=6.749529e+000;
n=283; farx(n+1)=4.429141e-002; foe(n+1)=1.080900e-001; krok(n+1)=3.677109e-003; ng(n+1)=1.077372e+001;
n=284; farx(n+1)=4.436187e-002; foe(n+1)=1.078814e-001; krok(n+1)=6.884742e-003; ng(n+1)=4.127304e+001;
n=285; farx(n+1)=4.417102e-002; foe(n+1)=1.068259e-001; krok(n+1)=5.160128e-002; ng(n+1)=6.321538e+001;
n=286; farx(n+1)=4.422149e-002; foe(n+1)=1.066213e-001; krok(n+1)=1.902655e-002; ng(n+1)=1.039286e+002;
n=287; farx(n+1)=4.319029e-002; foe(n+1)=1.054816e-001; krok(n+1)=1.520976e-001; ng(n+1)=1.884760e+002;
n=288; farx(n+1)=4.303125e-002; foe(n+1)=1.052363e-001; krok(n+1)=1.211380e-001; ng(n+1)=1.789300e+002;
n=289; farx(n+1)=4.362594e-002; foe(n+1)=1.038704e-001; krok(n+1)=4.584092e-001; ng(n+1)=1.217675e+002;
n=290; farx(n+1)=4.410306e-002; foe(n+1)=1.021327e-001; krok(n+1)=1.655202e-001; ng(n+1)=1.500923e+002;
n=291; farx(n+1)=4.411907e-002; foe(n+1)=1.015142e-001; krok(n+1)=1.251841e-001; ng(n+1)=1.377587e+002;
n=292; farx(n+1)=4.300605e-002; foe(n+1)=1.007325e-001; krok(n+1)=1.807191e-001; ng(n+1)=8.806074e+001;
n=293; farx(n+1)=4.052850e-002; foe(n+1)=9.997306e-002; krok(n+1)=2.587256e-001; ng(n+1)=6.887332e+001;
n=294; farx(n+1)=3.912614e-002; foe(n+1)=9.909675e-002; krok(n+1)=4.641165e-001; ng(n+1)=8.132913e+001;
n=295; farx(n+1)=4.101935e-002; foe(n+1)=9.851722e-002; krok(n+1)=4.077731e-001; ng(n+1)=9.541407e+001;
n=296; farx(n+1)=4.123493e-002; foe(n+1)=9.790342e-002; krok(n+1)=8.354052e-001; ng(n+1)=7.974106e+001;
n=297; farx(n+1)=3.925194e-002; foe(n+1)=9.717488e-002; krok(n+1)=6.293018e-001; ng(n+1)=1.032936e+002;
n=298; farx(n+1)=3.911707e-002; foe(n+1)=9.681427e-002; krok(n+1)=5.600723e-001; ng(n+1)=3.621810e+001;
n=299; farx(n+1)=3.776869e-002; foe(n+1)=9.612597e-002; krok(n+1)=5.138574e-001; ng(n+1)=4.881474e+001;
n=300; farx(n+1)=3.756537e-002; foe(n+1)=9.543309e-002; krok(n+1)=5.962886e-001; ng(n+1)=4.746495e+001;

figure; semilogy(farx,'b'); hold on; semilogy(foe,'r'); xlabel('Iteracje'); ylabel('Earx, Eoe'); legend('Earx','Eoe'); title('Uczenie predyktora OE');
figure; subplot(2,1,1); semilogy(krok); xlabel('Iteracje'); ylabel('Krok');
subplot(2,1,2); semilogy(ng); xlabel('Iteracje'); ylabel('Norma gradientu');
Earx=farx(n+1)
Eoe=foe(n+1)
